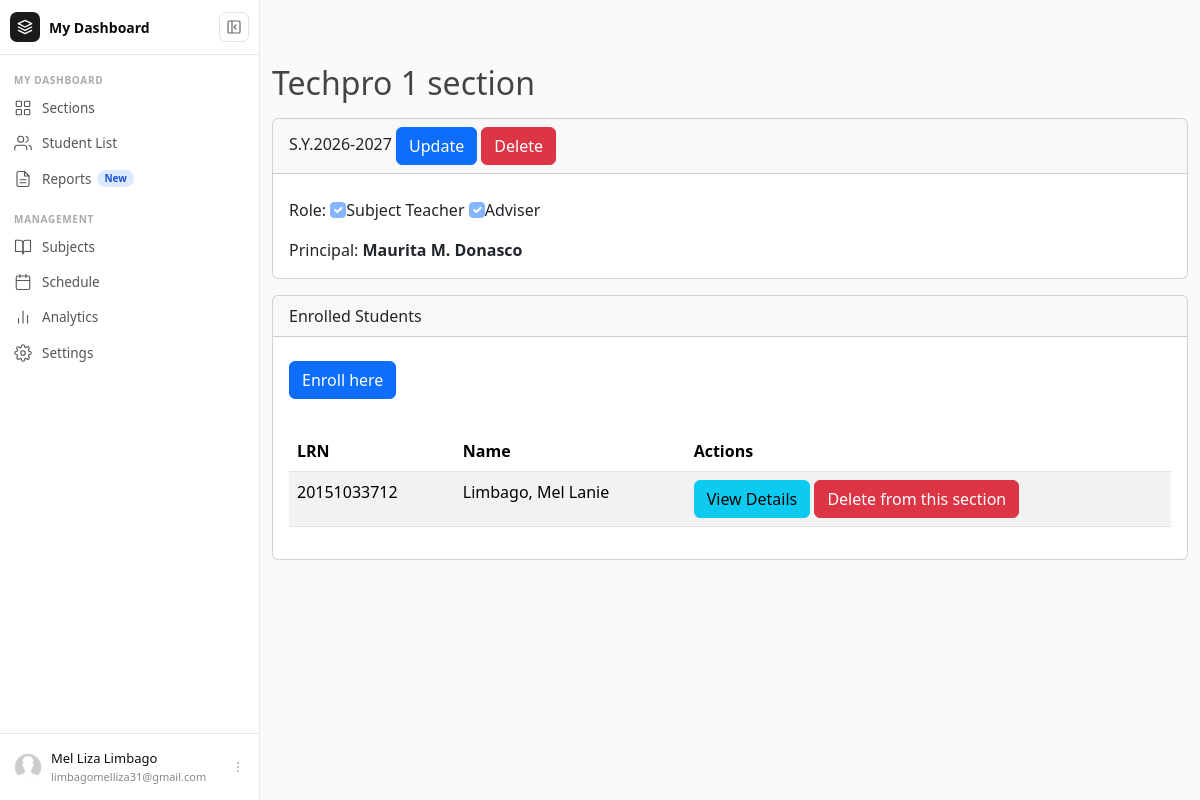
Page /section/detail/1 (signed in) on the committed database.
### users/models.py (models this page shows, shortened)
class Profile(models.Model):
    user = models.OneToOneField(User, on_delete=models.CASCADE)
    image = models.ImageField(default='default.jpg', upload_to='profile_pics')

### sections/models.py (models this page shows, shortened)
class Section(models.Model):
    adviser = models.ForeignKey(User, on_delete=models.CASCADE)
    name = models.CharField(max_length=20, null=True)
    grade_level = models.IntegerField(null=True)
    is_adviser = models.BooleanField(default=True)
    is_subject_teacher = models.BooleanField(default=False)
    principal_name = models.CharField(max_length=100, null=True)
    school_year = models.ForeignKey(schoolYear,on_delete=models.CASCADE, limit_choices_to= {'is_active':True}, default='S.Y. 2026-2027')

### schoolYear/models.py (models this page shows)
class schoolYear(models.Model):
    name = models.CharField(unique=True,max_length=150)
    start_date = models.DateField()
    end_date = models.DateField()
    is_active = models.BooleanField(default=True, verbose_name="Active Status")
    def __str__(self):
        return self.name

### enrollment/models.py (models this page shows)
class Enrollment(models.Model):
    section = models.ForeignKey(Section, on_delete=models.CASCADE)
    student = models.ForeignKey(Student, on_delete=models.CASCADE)
    added_by = models.ForeignKey(User, on_delete=models.CASCADE)

### students/models.py (models this page shows, shortened)
class Student(models.Model):
    added_by = models.ForeignKey(User, on_delete=models.CASCADE)
    lrn = models.CharField(max_length=20)
    first_name = models.CharField(max_length=100)
    middle_name = models.CharField(max_length=100,null=True,blank=True)
    last_name = models.CharField(max_length=100)
    complete_name = models.CharField(max_length=100)
    gender = models.CharField(max_length=10, choices=Gender_Choices, default='F')
    date_of_birth = models.DateField()
    age = models.IntegerField(null=True)
    birth_cert = models.CharField(max_length=5, choices=Birthcert_Choices, default='Y')
    class Meta:
        unique_together = ['added_by', 'lrn']

### sections/views.py (the view)
# urls.py: path('detail/<int:pk>', SectionDetailView.as_view(),name='section-detail'),
class SectionDetailView(LoginRequiredMixin, UserPassesTestMixin, DetailView):
    model = Section
    template_name = 'sections/section_detail.html'
    context_object_name = 'section'
    def get_context_data(self, **kwargs):
        context = super().get_context_data(**kwargs)
        context['enrollments'] = Enrollment.objects.filter(
            section=self.get_object()
        )
        return context
    def test_func(self):
        section = self.get_object()
        if self.request.user == section.adviser:
            return True
        return False

### sections/templates/sections/section_detail.html (shortened to what this page needs)
{% extends 'users/base.html' %}
{% block content %}
  <h2>{{ section.name }} section</h2>
  {% if object.adviser == user %}
  <div class="card mt-3">
    <div class="card-header">
      {{ object.school_year }}
      <a type="submit" class="btn btn-primary" href="{% url 'section-update' object.id %}">Update</a>
    <a type="submit" class="btn btn-danger" href="{% url 'section-delete' object.id %}">Delete</a>
    </div>
    <div class="card-body">
      <p class="card-text">Role: <input class="form-check-input" type="checkbox" {% if section.is_subject_teacher %}checked{% endif %} disabled>Subject Teacher</b>
      <input class="form-check-input" type="checkbox" {% if section.is_adviser %}checked{% endif %} disabled>Adviser</p>
      <p class="card-text">Principal: <b>{{ section.principal_name }}</b></p>
    </div>
</div>
<div class="card mt-3">
    <div class="card-header">
      Enrolled Students
    </div>
    <div class="card-body mb-0">
        <form action="{% url 'search-student' object.id %}" method="GET">
          <div class="input-group w-50">
            <button class="btn btn-primary" type="submit">Enroll here</button>
          </div>
        </form>
    </div>
    <div class="card-body mt-0">
      <table class="table table-striped table-hover">
        <thead>
          <tr>
            <th scope="col">LRN</th>
            <th scope="col">Name</th>
            <th scope="col">Actions</th>
          </tr>
        </thead>
        <tbody>
            {% for enrollment in enrollments %}
            <tr>
                <td>{{ enrollment.student.lrn }}</td>
                <td>{{ enrollment.student.last_name }}, {{ enrollment.student.first_name }}</td>
                <td>
                  <a type="submit" class="btn btn-info" href="{% url 'student-detail' enrollment.student.id %}">View Details</a>
                  <a type="submit" class="btn btn-danger" href="">Delete from this section</a>
              </td>
            </tr>
        {% empty %}
            <tr>
                <td colspan="4" class="text-center">No students enrolled yet.</td>
            </tr>
        {% endfor %}
        </tbody>
      </table>
    </div>
</div>
{% endif %}
{% endblock %}

### users/templates/partials/_sidebar.html (shortened to what this page needs)
{% load static %}
{% if user.is_authenticated %}
<div id="cs-sidebar">
  <div class="cs-top">
    <div class="cs-brand">
      <div class="cs-brand-icon">
        <svg width="16" height="16" viewBox="0 0 24 24" fill="none" stroke="currentColor" stroke-width="2" stroke-linecap="round" stroke-linejoin="round">
          <path d="M12 2L2 7l10 5 10-5-10-5zM2 17l10 5 10-5M2 12l10 5 10-5"/>
        </svg>
      </div>
      <span class="cs-brand-name">My Dashboard</span>
    </div>
    <button class="cs-toggle-btn" id="cs-toggle" type="button" aria-label="Toggle sidebar">
      <svg width="16" height="16" viewBox="0 0 24 24" fill="none" stroke="currentColor" stroke-width="1.75" stroke-linecap="round" stroke-linejoin="round">
        <rect x="3" y="3" width="18" height="18" rx="2"/>
        <path d="M9 3v18"/>
        <path class="cs-arrow" d="M15 9l-3 3 3 3"/>
      </svg>
    </button>
  </div>
  <nav class="cs-nav">
    <div class="cs-section-label">MY DASHBOARD</div>
    <ul>
      <li>
        <a class="cs-link {% if request.resolver_match.url_name == 'section-home' %}active{% endif %}"
           href="{% url 'section-home' %}">
          <span class="cs-label">Sections</span>
        </a>
      </li>
      <li>
        <a class="cs-link {% if request.resolver_match.url_name == 'student-home' %}active{% endif %}"
           href="{% url 'student-home' %}">
          <svg class="cs-icon" viewBox="0 0 24 24" fill="none" stroke="currentColor" stroke-width="1.5" stroke-linecap="round" stroke-linejoin="round" aria-hidden="true">
            <path d="M17 21v-2a4 4 0 0 0-4-4H5a4 4 0 0 0-4 4v2"/>
            <circle cx="9" cy="7" r="4"/>
            <path d="M23 21v-2a4 4 0 0 0-3-3.87M16 3.13a4 4 0 0 1 0 7.75"/>
          </svg>
          <span class="cs-label">Student List</span>
        </a>
      </li>
      <li>
        <a class="cs-link" href="#">
          <span class="cs-label">Reports <span class="cs-badge">New</span></span>
        </a>
      </li>
    </ul>
    <div class="cs-section-label">MANAGEMENT</div>
    <ul>
      <li>
        <a class="cs-link" href="#">
          <svg class="cs-icon" viewBox="0 0 24 24" fill="none" stroke="currentColor" stroke-width="1.5" stroke-linecap="round" stroke-linejoin="round" aria-hidden="true">
            <path d="M2 3h6a4 4 0 0 1 4 4v14a3 3 0 0 0-3-3H2z"/>
            <path d="M22 3h-6a4 4 0 0 0-4 4v14a3 3 0 0 1 3-3h7z"/>
          </svg>
          <span class="cs-label">Subjects</span>
        </a>
      </li>
      <li>
        <a class="cs-link" href="#">
          <span class="cs-label">Schedule</span>
        </a>
      </li>
      <li>
        <a class="cs-link" href="#">
          <svg class="cs-icon" viewBox="0 0 24 24" fill="none" stroke="currentColor" stroke-width="1.5" stroke-linecap="round" stroke-linejoin="round" aria-hidden="true">
            <line x1="18" y1="20" x2="18" y2="10"/>
            <line x1="12" y1="20" x2="12" y2="4"/>
            <line x1="6" y1="20" x2="6" y2="14"/>
          </svg>
          <span class="cs-label">Analytics</span>
        </a>
      </li>
      <li>
        <a class="cs-link {% if request.resolver_match.url_name == 'profile' %}active{% endif %}"
           href="{% url 'profile' %}">
          <span class="cs-label">Settings</span>
        </a>
      </li>
    </ul>
  </nav>
  <div class="cs-footer">
    <div class="dropup">
      <button class="cs-user-btn" type="button" data-bs-toggle="dropdown" aria-expanded="false">
        <img class="cs-avatar" src="{{ user.profile.image.url }}" alt="{{ user.get_full_name }}">
        <div class="cs-user-info">
          <div class="cs-user-name">{{ user.first_name }} {{ user.last_name }}</div>
          <div class="cs-user-email">{{ user.email }}</div>
        </div>
        <svg class="cs-dots" width="14" height="14" viewBox="0 0 24 24" fill="none" stroke="currentColor" stroke-width="1.75" stroke-linecap="round" aria-hidden="true">
          <circle cx="12" cy="5" r="1"/><circle cx="12" cy="12" r="1"/><circle cx="12" cy="19" r="1"/>
        </svg>
      </button>
    </div>
  </div>
</div>
{% endif %}

### users/static/users/main.css (style rules this page uses)
body { background: #fafafa; color: #333333; }
h1, h2, h3, h4, h5, h6 { color: #444444; }
ul { margin: 0; }

### users/static/css/sidebar.css (style rules this page uses)
#cs-sidebar *, #cs-sidebar *::before, #cs-sidebar *::after { box-sizing: border-box; }
#cs-sidebar { width: 260px; min-width: 260px; height: 100vh; position: sticky; top: 0; background: #fff; border-right: 1px solid #e9e9e7; display: flex; flex-direction: column; transition: width 0.25s cubic-bezier(0.4,0,0.2,1), min-width 0.25s cubic-bezier(0.4,0,0.2,1); overflow: hidden; z-index: 100; flex-shrink: 0; }
.cs-top { display: flex; align-items: center; justify-content: space-between; gap: 8px; padding: 12px 10px; border-bottom: 1px solid #e9e9e7; min-height: 54px; }
.cs-brand { display: flex; align-items: center; gap: 9px; overflow: hidden; min-width: 0; }
.cs-brand-icon { width: 30px; height: 30px; min-width: 30px; background: #1a1a1a; border-radius: 7px; display: flex; align-items: center; justify-content: center; color: #fff; }
.cs-brand-name { font-size: 14px; font-weight: 600; color: #0d0d0d; white-space: nowrap; opacity: 1; transition: opacity 0.15s; }
.cs-toggle-btn { width: 30px; height: 30px; min-width: 30px; padding: 0; background: transparent; border: 1px solid #e2e2df; border-radius: 7px; display: flex; align-items: center; justify-content: center; cursor: pointer; color: #666; transition: background 0.12s; }
.cs-nav { flex: 1; overflow-y: auto; overflow-x: hidden; padding: 8px 6px 4px; }
.cs-nav ul { list-style: none; padding: 0; margin: 0 0 6px; }
.cs-section-label { padding: 10px 8px 3px; font-size: 10px; font-weight: 600; letter-spacing: 0.07em; color: #aaa; white-space: nowrap; overflow: hidden; transition: opacity 0.15s, height 0.25s, padding 0.25s; }
.cs-link { display: flex; align-items: center; gap: 10px; padding: 7px 8px; border-radius: 7px; text-decoration: none; color: #555; font-size: 13.5px; font-weight: 400; white-space: nowrap; overflow: hidden; transition: background 0.1s, color 0.1s; position: relative; margin-bottom: 1px; }
.cs-icon { width: 18px; height: 18px; min-width: 18px; flex-shrink: 0; }
.cs-label { flex: 1; overflow: hidden; text-overflow: ellipsis; display: flex; align-items: center; gap: 6px; opacity: 1; transition: opacity 0.15s; }
.cs-badge { font-size: 10px; font-weight: 600; background: #dbeafe; color: #1d4ed8; padding: 1px 7px; border-radius: 99px; }
.cs-footer { border-top: 1px solid #e9e9e7; padding: 8px 6px; }
.cs-user-btn { display: flex; align-items: center; gap: 9px; padding: 7px 8px; border-radius: 7px; width: 100%; background: transparent; border: none; cursor: pointer; overflow: hidden; transition: background 0.12s; text-align: left; }
.cs-avatar { width: 28px !important; height: 28px !important; min-width: 28px !important; border-radius: 50% !important; object-fit: cover !important; flex-shrink: 0 !important; display: block !important; }
.cs-user-info { flex: 1; overflow: hidden; min-width: 0; opacity: 1; transition: opacity 0.15s; }
.cs-user-name { font-size: 13px; font-weight: 500; color: #0d0d0d; white-space: nowrap; overflow: hidden; text-overflow: ellipsis; }
.cs-user-email { font-size: 11px; color: #888; white-space: nowrap; overflow: hidden; text-overflow: ellipsis; }
.cs-dots { flex-shrink: 0; color: #bbb; opacity: 1; transition: opacity 0.15s; }

### rows in the picture
Section: name "Techpro 1", school_year "S.Y.2026-2027", is_subject_teacher "☑", is_adviser "☑", principal_name "Maurita M. Donasco"
Enrollment: student.lrn "20151033712", student.last_name "Limbago", student.first_name "Mel Lanie"

### other values in the picture
{{ user.first_name }} "Mel Liza"
{{ user.last_name }} "Limbago"
{{ user.email }} "limbagomelliza31@gmail.com"
